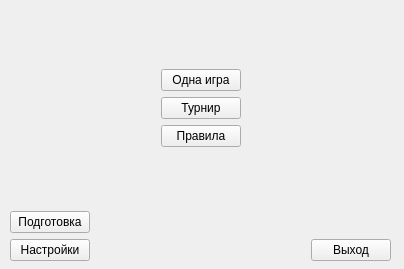
<?xml version="1.0" encoding="UTF-8"?>
<ui version="4.0">
 <class>MainWindow</class>
 <widget class="QMainWindow" name="MainWindow">
  <property name="enabled">
   <bool>true</bool>
  </property>
  <property name="geometry">
   <rect>
    <x>0</x>
    <y>0</y>
    <width>404</width>
    <height>269</height>
   </rect>
  </property>
  <property name="sizePolicy">
   <sizepolicy hsizetype="Fixed" vsizetype="Fixed">
    <horstretch>0</horstretch>
    <verstretch>0</verstretch>
   </sizepolicy>
  </property>
  <property name="windowTitle">
   <string>Brain Ring - Добро пожаловать!</string>
  </property>
  <widget class="QWidget" name="centralwidget">
   <widget class="QWidget" name="layoutWidget">
    <property name="geometry">
     <rect>
      <x>10</x>
      <y>10</y>
      <width>381</width>
      <height>251</height>
     </rect>
    </property>
    <layout class="QGridLayout" name="gridLayout_3">
     <item row="0" column="1">
      <spacer name="verticalSpacer_3">
       <property name="orientation">
        <enum>Qt::Vertical</enum>
       </property>
       <property name="sizeHint" stdset="0">
        <size>
         <width>20</width>
         <height>40</height>
        </size>
       </property>
      </spacer>
     </item>
     <item row="1" column="0">
      <spacer name="horizontalSpacer">
       <property name="orientation">
        <enum>Qt::Horizontal</enum>
       </property>
       <property name="sizeHint" stdset="0">
        <size>
         <width>40</width>
         <height>20</height>
        </size>
       </property>
      </spacer>
     </item>
     <item row="1" column="1">
      <layout class="QGridLayout" name="gridLayout_2">
       <item row="0" column="0">
        <widget class="QPushButton" name="btn_singleGame">
         <property name="text">
          <string>Одна игра</string>
         </property>
        </widget>
       </item>
       <item row="1" column="0">
        <widget class="QPushButton" name="btn_tournament">
         <property name="text">
          <string>Турнир</string>
         </property>
        </widget>
       </item>
       <item row="2" column="0">
        <widget class="QPushButton" name="btn_rules">
         <property name="enabled">
          <bool>true</bool>
         </property>
         <property name="text">
          <string>Правила</string>
         </property>
         <property name="iconSize">
          <size>
           <width>20</width>
           <height>20</height>
          </size>
         </property>
        </widget>
       </item>
      </layout>
     </item>
     <item row="1" column="2">
      <spacer name="horizontalSpacer_2">
       <property name="orientation">
        <enum>Qt::Horizontal</enum>
       </property>
       <property name="sizeHint" stdset="0">
        <size>
         <width>40</width>
         <height>20</height>
        </size>
       </property>
      </spacer>
     </item>
     <item row="2" column="1">
      <spacer name="verticalSpacer_2">
       <property name="orientation">
        <enum>Qt::Vertical</enum>
       </property>
       <property name="sizeHint" stdset="0">
        <size>
         <width>20</width>
         <height>40</height>
        </size>
       </property>
      </spacer>
     </item>
     <item row="3" column="0" colspan="3">
      <layout class="QGridLayout" name="gridLayout">
       <item row="0" column="0">
        <widget class="QPushButton" name="btn_prepare">
         <property name="text">
          <string>Подготовка</string>
         </property>
        </widget>
       </item>
       <item row="0" column="1">
        <spacer name="horizontalSpacer_3">
         <property name="orientation">
          <enum>Qt::Horizontal</enum>
         </property>
         <property name="sizeHint" stdset="0">
          <size>
           <width>40</width>
           <height>20</height>
          </size>
         </property>
        </spacer>
       </item>
       <item row="1" column="2">
        <widget class="QPushButton" name="btn_exit">
         <property name="text">
          <string>Выход</string>
         </property>
        </widget>
       </item>
       <item row="1" column="0">
        <widget class="QPushButton" name="btn_settings">
         <property name="text">
          <string>Настройки</string>
         </property>
        </widget>
       </item>
      </layout>
     </item>
    </layout>
   </widget>
  </widget>
 </widget>
 <tabstops>
  <tabstop>btn_singleGame</tabstop>
  <tabstop>btn_tournament</tabstop>
  <tabstop>btn_rules</tabstop>
  <tabstop>btn_prepare</tabstop>
  <tabstop>btn_settings</tabstop>
  <tabstop>btn_exit</tabstop>
 </tabstops>
 <resources/>
 <connections/>
</ui>
